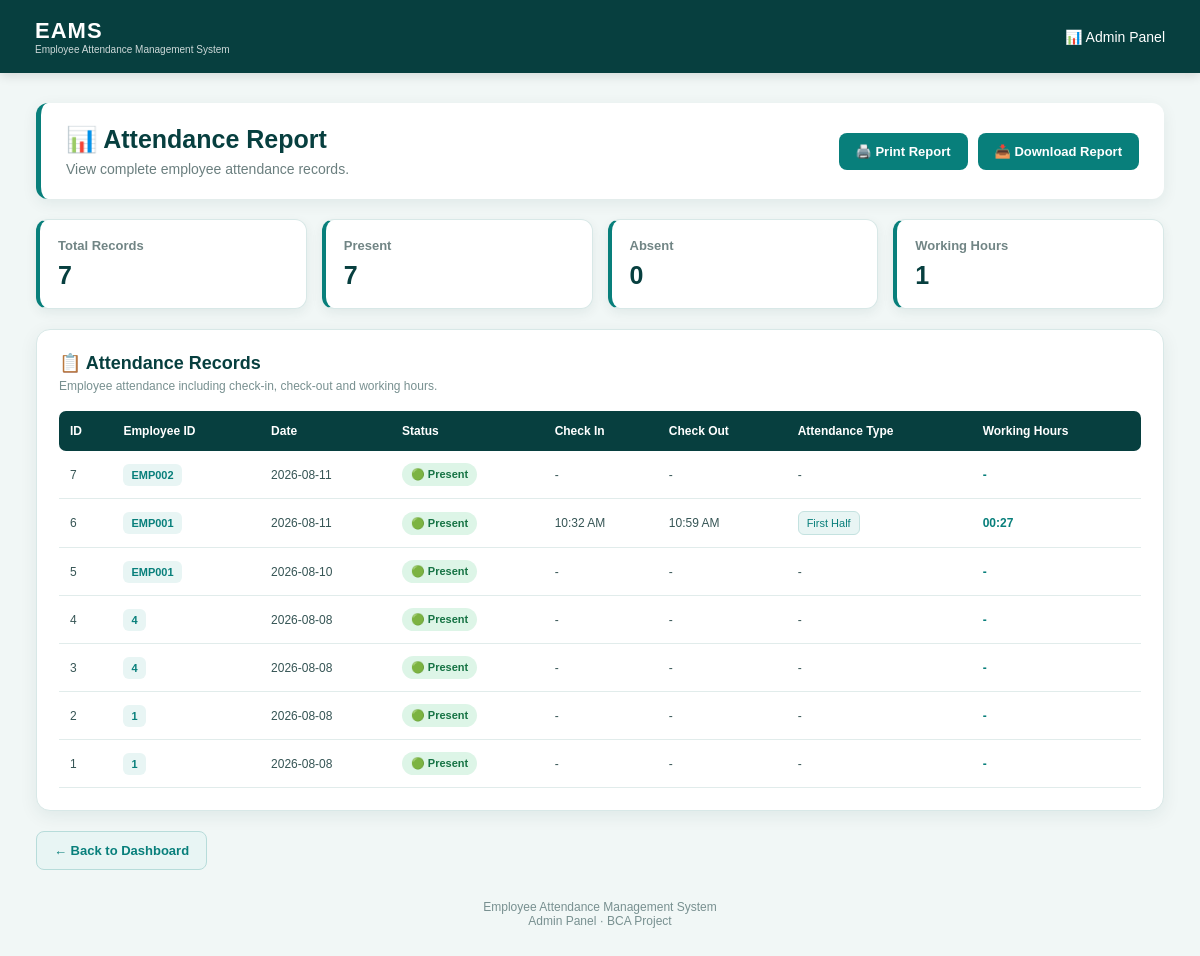
The page /attendance_report (signed in) on the database its author committed.
### tables this page shows
CREATE TABLE attendance(
        id INTEGER PRIMARY KEY AUTOINCREMENT,
        employee_id TEXT,
        date TEXT,
        status TEXT
    , check_in TEXT, check_out TEXT, attendance_type TEXT);

### app.py (the view)
@app.route("/attendance_report")
def attendance_report():
    if not session.get("admin"):
        return redirect("/login")
    conn = sqlite3.connect(DB_NAME)
    cur = conn.cursor()
    cur.execute("""
        SELECT
            id,
            employee_id,
            date,
            status,
            check_in,
            check_out,
            attendance_type
        FROM attendance
        ORDER BY date DESC, id DESC
    """)
    raw_attendance = cur.fetchall()
    attendance = []
    for record in raw_attendance:
        working_hours = calculate_working_hours(
            record[4],
            record[5]
        )
        attendance.append(
            (
                record[0],
                record[1],
                record[2],
                record[3],
                record[4],
                record[5],
                record[6],
                working_hours
            )
        )
    conn.close()
    return render_template(
        "attendance_report.html",
        attendance=attendance
    )

### app.py (called while the page is built)
def calculate_working_hours(check_in, check_out):
    if not check_in or not check_out:
        return "-"
    try:
        in_time = datetime.strptime(
            check_in,
            "%I:%M %p"
        )
        out_time = datetime.strptime(
            check_out,
            "%I:%M %p"
        )
        if out_time < in_time:
            out_time += timedelta(days=1)
        difference = out_time - in_time
        total_seconds = int(
            difference.total_seconds()
        )
        hours = total_seconds // 3600
        minutes = (
            total_seconds % 3600
        ) // 60
        return f"{hours:02d}:{minutes:02d}"
    except (ValueError, TypeError):
        return "-"

### templates/attendance_report.html (shortened to what this page needs)
<!DOCTYPE html>
<html lang="en">
<head>
</head>
<body>
    <div class="top-header">
        <div class="logo">
            EAMS
            <span>
                Employee Attendance Management System
            </span>
        </div>
        <div class="header-title">
            📊 Admin Panel
        </div>
    </div>
    <div class="container">
        <div class="page-header">
            <div>
                <h1>
                    📊 Attendance Report
                </h1>
                <p>
                    View complete employee attendance records.
                </p>
            </div>
            <div class="report-buttons">
                <button
                    class="print-btn"
                    onclick="window.print()"
                >
                    🖨️ Print Report
                </button>
                <button
                    class="print-btn"
                    onclick="downloadReport()"
                >
                    📥 Download Report
                </button>
            </div>
        </div>
        <div class="summary">
            <div class="summary-card">
                <h3>
                    Total Records
                </h3>
                <div
                    class="summary-number"
                    id="totalRecords"
                >
                </div>
            </div>
            <div class="summary-card">
                <h3>
                    Present
                </h3>
                <div
                    class="summary-number"
                    id="presentRecords"
                >
                </div>
            </div>
            <div class="summary-card">
                <h3>
                    Absent
                </h3>
                <div
                    class="summary-number"
                    id="absentRecords"
                >
                    0
                </div>
            </div>
            <div class="summary-card">
                <h3>
                    Working Hours
                </h3>
                <div
                    class="summary-number"
                    id="workingRecords"
                >
                </div>
            </div>
        </div>
        <div class="table-card">
            <div class="table-title">
                <h2>
                    📋 Attendance Records
                </h2>
                <p>
                    Employee attendance including check-in,
                    check-out and working hours.
                </p>
            </div>
            {% if attendance %}
            <div class="table-container">
                <table>
                    <thead>
                        <tr>
                            <th>
                                ID
                            </th>
                            <th>
                                Employee ID
                            </th>
                            <th>
                                Date
                            </th>
                            <th>
                                Status
                            </th>
                            <th>
                                Check In
                            </th>
                            <th>
                                Check Out
                            </th>
                            <th>
                                Attendance Type
                            </th>
                            <th>
                                Working Hours
                            </th>
                        </tr>
                    </thead>
                    <tbody>
                        {% for record in attendance %}
                        <tr>
                            <td>
                                {{ record[0] }}
                            </td>
                            <td>
                                <span class="employee-id">
                                    {{ record[1] }}
                                </span>
                            </td>
                            <td>
                                {{ record[2] }}
                            </td>
                            <td>
                                {% if record[3] == "Present" %}
                                    <span class="status present">
                                        🟢 Present
                                    </span>
                                {% else %}
                                    <span class="status absent">
                                        🔴 {{ record[3] }}
                                    </span>
                                {% endif %}
                            </td>
                            <td>
                                {% if record[4] %}
                                    {{ record[4] }}
                                {% else %}
                                    -
                                {% endif %}
                            </td>
                            <td>
                                {% if record[5] %}
                                    {{ record[5] }}
                                {% else %}
                                    -
                                {% endif %}
                            </td>
                            <td>
                                {% if record[6] %}
                                    <span class="attendance-type">
                                        {{ record[6] }}
                                    </span>
                                {% else %}
                                    -
                                {% endif %}
                            </td>
                            <td>
                                <span class="hours">
                                    {{ record[7] }}
                                </span>
                            </td>
                        </tr>
                        {% endfor %}
                    </tbody>
                </table>
            </div>
            {% endif %}
        </div>
        <div class="bottom-actions">
            <a
                href="/dashboard"
                class="back-btn"
            >
                ← Back to Dashboard
            </a>
        </div>
        <div class="footer">
            Employee Attendance Management System
            <br>
            Admin Panel · BCA Project
        </div>
    </div>
</body>
</html>

### templates/attendance_report.html (style rules this page uses)
* { box-sizing: border-box; }
body { margin: 0; padding: 0; font-family: Arial, sans-serif; background: #F1F7F6; color: #123333; }
.top-header { background: #073F3F; color: white; padding: 18px 35px; display: flex; justify-content: space-between; align-items: center; box-shadow: 0 3px 10px rgba(0, 0, 0, 0.12); }
.logo { font-size: 22px; font-weight: bold; letter-spacing: 1px; }
.logo span { display: block; font-size: 10px; font-weight: normal; opacity: 0.8; letter-spacing: 0; }
.header-title { font-size: 14px; }
.container { width: 94%; max-width: 1250px; margin: 30px auto; }
.page-header { background: white; padding: 22px 25px; border-radius: 12px; margin-bottom: 20px; border-left: 5px solid #087F7B; box-shadow: 0 4px 15px rgba(7, 63, 63, 0.08); display: flex; justify-content: space-between; align-items: center; gap: 15px; }
.page-header h1 { margin: 0 0 7px; color: #073F3F; font-size: 25px; }
.page-header p { margin: 0; color: #6B7F7F; font-size: 14px; }
.report-buttons { display: flex; gap: 10px; align-items: center; flex-wrap: wrap; }
.print-btn { border: none; background: #087F7B; color: white; padding: 11px 17px; border-radius: 8px; font-size: 13px; font-weight: bold; cursor: pointer; transition: 0.2s; }
.summary { display: grid; grid-template-columns: repeat(auto-fit, minmax(180px, 1fr)); gap: 15px; margin-bottom: 20px; }
.summary-card { background: white; border-radius: 12px; padding: 18px; border: 1px solid #D8E8E7; box-shadow: 0 4px 12px rgba(7, 63, 63, 0.07); border-left: 4px solid #087F7B; }
.summary-card h3 { margin: 0 0 8px; font-size: 13px; color: #718585; }
.summary-number { font-size: 25px; font-weight: bold; color: #073F3F; }
.table-card { background: white; border-radius: 14px; padding: 22px; border: 1px solid #D8E8E7; box-shadow: 0 5px 18px rgba(7, 63, 63, 0.08); }
.table-title { margin-bottom: 18px; }
.table-title h2 { margin: 0 0 5px; color: #073F3F; font-size: 18px; }
.table-title p { margin: 0; color: #789090; font-size: 12px; }
.table-container { width: 100%; overflow-x: auto; }
table { width: 100%; min-width: 1000px; border-collapse: collapse; }
th { background: #073F3F; color: white; padding: 13px 11px; text-align: left; font-size: 12px; }
th:first-child { border-radius: 7px 0 0 7px; }
th:last-child { border-radius: 0 7px 7px 0; }
td { padding: 12px 11px; border-bottom: 1px solid #E1ECEB; color: #365555; font-size: 12px; }
tbody tr { transition: 0.15s; }
.employee-id { display: inline-block; background: #E8F5F4; color: #087F7B; padding: 5px 8px; border-radius: 6px; font-weight: bold; font-size: 11px; }
.status { display: inline-block; padding: 5px 9px; border-radius: 20px; font-size: 11px; font-weight: bold; }
.present { background: #DDF5E7; color: #167344; }
.attendance-type { display: inline-block; background: #E8F5F4; color: #087F7B; border: 1px solid #C4E2E0; padding: 5px 8px; border-radius: 6px; font-size: 11px; }
.hours { font-weight: bold; color: #087F7B; }
.bottom-actions { margin-top: 20px; }
.back-btn { display: inline-block; text-decoration: none; background: #E8F5F4; color: #087F7B; border: 1px solid #B7DCDA; padding: 11px 17px; border-radius: 8px; font-size: 13px; font-weight: bold; transition: 0.2s; }
.footer { text-align: center; color: #789090; font-size: 12px; margin: 30px 0 20px; }

### rows shown on the page
attendance: id "7", employee "EMP002", date "2026-08-11", status "🟢 Present", record "-"
attendance: id "6", employee "EMP001", date "2026-08-11", status "🟢 Present", check_in "10:32 AM", check_out "10:59 AM", attendance_type "First Half", record "00:27"
attendance: id "5", employee "EMP001", date "2026-08-10", status "🟢 Present", record "-"
attendance: id "4", employee "4", date "2026-08-08", status "🟢 Present", record "-"
attendance: id "3", employee "4", date "2026-08-08", status "🟢 Present", record "-"
attendance: id "2", employee "1", date "2026-08-08", status "🟢 Present", record "-"
attendance: id "1", employee "1", date "2026-08-08", status "🟢 Present", record "-"
